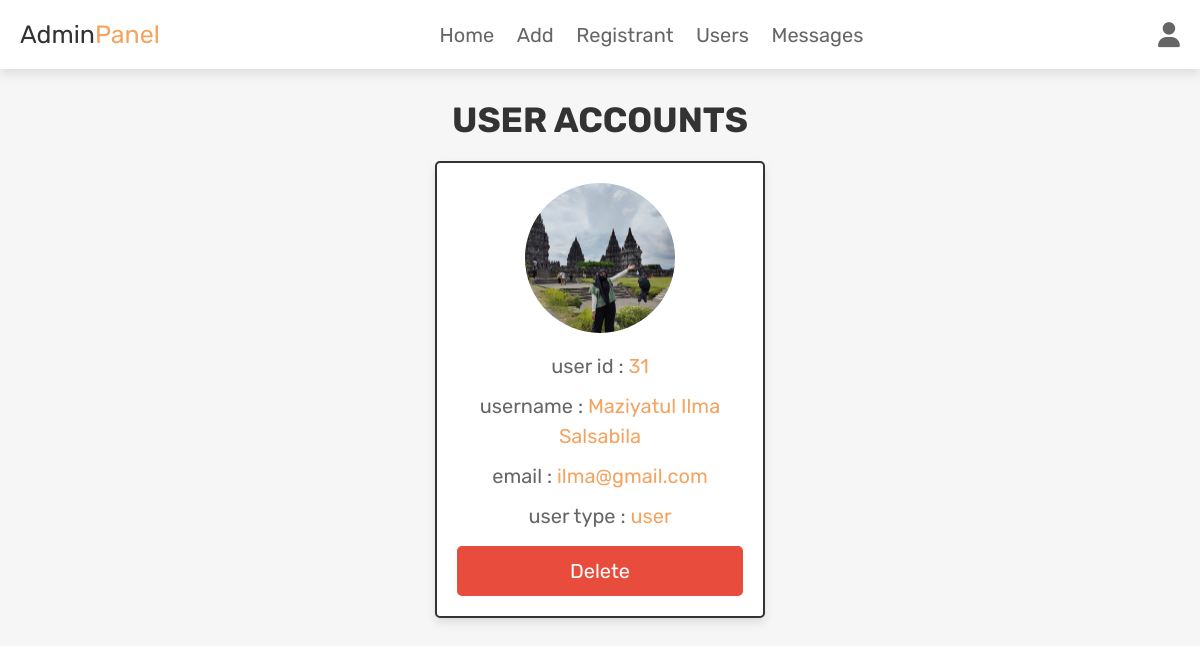
Page /admin_users.php (signed in) on the committed database.
### tables this page shows
CREATE TABLE `users` (
  `id` int(100) NOT NULL,
  `name` varchar(100) NOT NULL,
  `email` varchar(100) NOT NULL,
  `password` varchar(100) NOT NULL,
  `user_type` varchar(20) NOT NULL DEFAULT 'user',
  `image` varchar(100) NOT NULL
);

### admin_users.php (the view, shortened to what this page needs)
<?php
@include 'config.php';
$admin_id = $_SESSION['admin_id'];
?>
<!DOCTYPE html>
<html lang="en">
<head>
   <link rel="stylesheet" href="https://cdnjs.cloudflare.com/ajax/libs/font-awesome/6.1.1/css/all.min.css">
   <link rel="stylesheet" href="css/admin_style.css">
</head>
<body>
<?php include 'admin_header.php'; ?>
<section class="user-accounts">
   <h1 class="title">user accounts</h1>
   <div class="box-container">
      <?php
         $select_users = $conn->prepare("SELECT * FROM `users`");
         $select_users->execute();
         while($fetch_users = $select_users->fetch(PDO::FETCH_ASSOC)){
      ?>
      <div class="box" style="<?php if($fetch_users['id'] == $admin_id){ echo 'display:none'; }; ?>">
         <img src="uploaded_img/<?= $fetch_users['image']; ?>" alt="">
         <p> user id : <span><?= $fetch_users['id']; ?></span></p>
         <p> username : <span><?= $fetch_users['name']; ?></span></p>
         <p> email : <span><?= $fetch_users['email']; ?></span></p>
         <p> user type : <span style=" color:<?php if($fetch_users['user_type'] == 'admin'){ echo 'orange'; }; ?>"><?= $fetch_users['user_type']; ?></span></p>
         <a href="admin_users.php?delete=<?= $fetch_users['id']; ?>" onclick="return confirm('delete this user?');" class="delete-btn">delete</a>
      </div>
      <?php
      }
      ?>
   </div>
</section>
</body>
</html>

### css/admin_style.css (style rules this page uses)
.user-accounts .box-container { display: grid; grid-template-columns: repeat(auto-fit, 33rem); gap:1.5rem; align-items: flex-start; justify-content:center; }
.user-accounts .box-container .box { border:var(--border); box-shadow: var(--box-shadow); background-color: var(--white); border-radius: .5rem; padding:2rem; text-align: center; }
.user-accounts .box-container .box img { height: 15rem; width: 15rem; border-radius: 50%; object-fit: cover; margin-bottom: 1rem; }
.user-accounts .box-container .box p { line-height: 1.5; padding:.5rem 0; font-size: 2rem; color:var(--light-color); }
.user-accounts .box-container .box p span { color:var(--green); }

### css/components.css (style rules this page uses)
:root { --green:#F4A460; --orange:#19284C; --red:#e74c3c; --black:#333; --light-color:#666; --white:#fff; --light-bg:#f6f6f6; --border:.2rem solid var(--black); --box-shadow:0 .5rem 1rem rgba(0,0,0,.1); }
* { font-family: 'Rubik', sans-serif; margin:0; padding:0; box-sizing: border-box; outline: none; border:none; text-decoration: none; color:var(--black); }
body { background-color: var(--light-bg); }
html { font-size: 62.5%; overflow-x: hidden; scroll-behavior: smooth; scroll-padding-top: 6.5rem; }
section { padding:3rem 2rem; max-width: 1200px; margin:0 auto; }
.btn, .delete-btn, .option-btn { display: block; width: 100%; margin-top: 1rem; border-radius: .5rem; color:var(--white); font-size: 2rem; padding:1.3rem 3rem; text-transform: capitalize; cursor: pointer; text-align: center; }
.delete-btn { background-color: var(--red); }
.title { text-align: center; margin-bottom: 2rem; text-transform: uppercase; color:var(--black); font-size: 3.5rem; }

### rows in the picture
users: image (picture), id "31", name "Maziyatul Ilma Salsabila", email "ilma@gmail.com", user_type "user"
